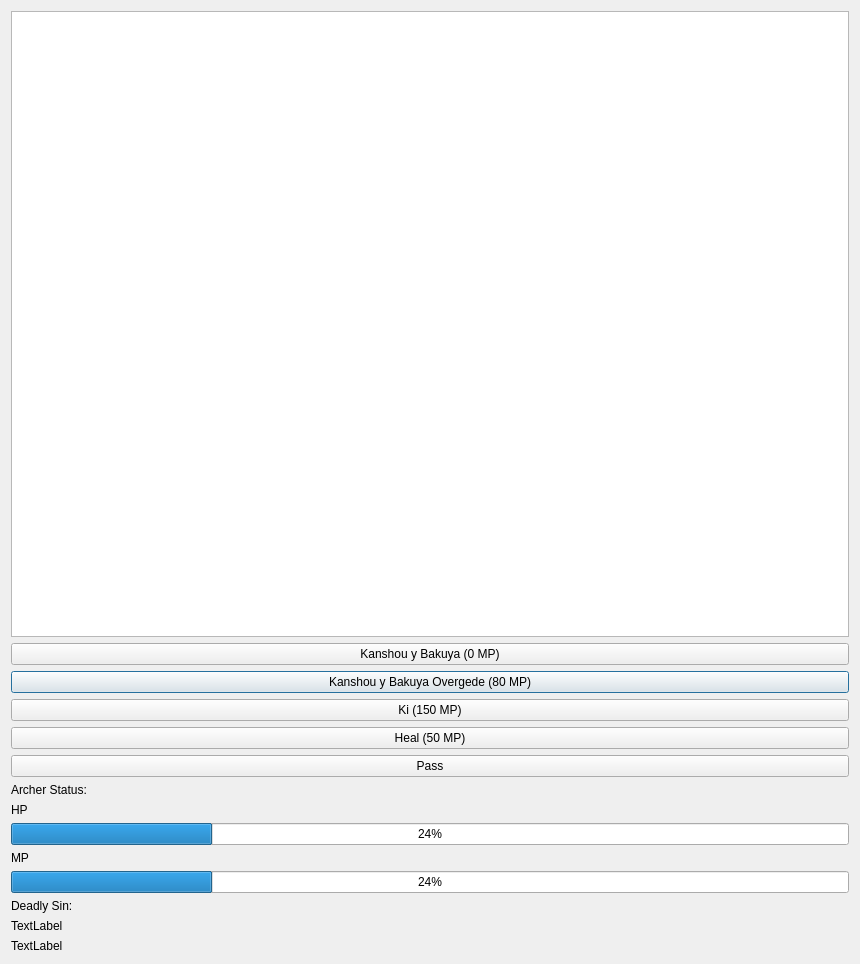
<?xml version="1.0" encoding="UTF-8"?>
<ui version="4.0">
 <class>Stage</class>
 <widget class="QDialog" name="Stage">
  <property name="geometry">
   <rect>
    <x>0</x>
    <y>0</y>
    <width>860</width>
    <height>964</height>
   </rect>
  </property>
  <property name="windowTitle">
   <string>Dialog</string>
  </property>
  <layout class="QGridLayout" name="gridLayout">
   <item row="10" column="0">
    <widget class="QProgressBar" name="progressBar_2">
     <property name="value">
      <number>24</number>
     </property>
    </widget>
   </item>
   <item row="11" column="0">
    <widget class="QLabel" name="label_4">
     <property name="text">
      <string>Deadly Sin:</string>
     </property>
    </widget>
   </item>
   <item row="12" column="0">
    <widget class="QLabel" name="label_5">
     <property name="text">
      <string>TextLabel</string>
     </property>
    </widget>
   </item>
   <item row="2" column="0">
    <widget class="QPushButton" name="pushButton_2">
     <property name="text">
      <string>Kanshou y Bakuya Overgede (80 MP)</string>
     </property>
    </widget>
   </item>
   <item row="0" column="0">
    <widget class="QGraphicsView" name="graphicsView"/>
   </item>
   <item row="1" column="0">
    <widget class="QPushButton" name="pushButton">
     <property name="text">
      <string>Kanshou y Bakuya (0 MP)</string>
     </property>
    </widget>
   </item>
   <item row="3" column="0">
    <widget class="QPushButton" name="pushButton_3">
     <property name="text">
      <string>Ki (150 MP)</string>
     </property>
    </widget>
   </item>
   <item row="7" column="0">
    <widget class="QLabel" name="label">
     <property name="text">
      <string>HP</string>
     </property>
    </widget>
   </item>
   <item row="4" column="0">
    <widget class="QPushButton" name="pushButton_4">
     <property name="text">
      <string>Heal (50 MP)</string>
     </property>
    </widget>
   </item>
   <item row="5" column="0">
    <widget class="QPushButton" name="pushButton_5">
     <property name="text">
      <string>Pass</string>
     </property>
    </widget>
   </item>
   <item row="6" column="0">
    <widget class="QLabel" name="label_3">
     <property name="text">
      <string>Archer Status:</string>
     </property>
    </widget>
   </item>
   <item row="8" column="0">
    <widget class="QProgressBar" name="progressBar">
     <property name="value">
      <number>24</number>
     </property>
    </widget>
   </item>
   <item row="9" column="0">
    <widget class="QLabel" name="label_2">
     <property name="text">
      <string>MP</string>
     </property>
    </widget>
   </item>
   <item row="13" column="0">
    <widget class="QLabel" name="label_6">
     <property name="text">
      <string>TextLabel</string>
     </property>
    </widget>
   </item>
  </layout>
 </widget>
 <resources/>
 <connections/>
</ui>
